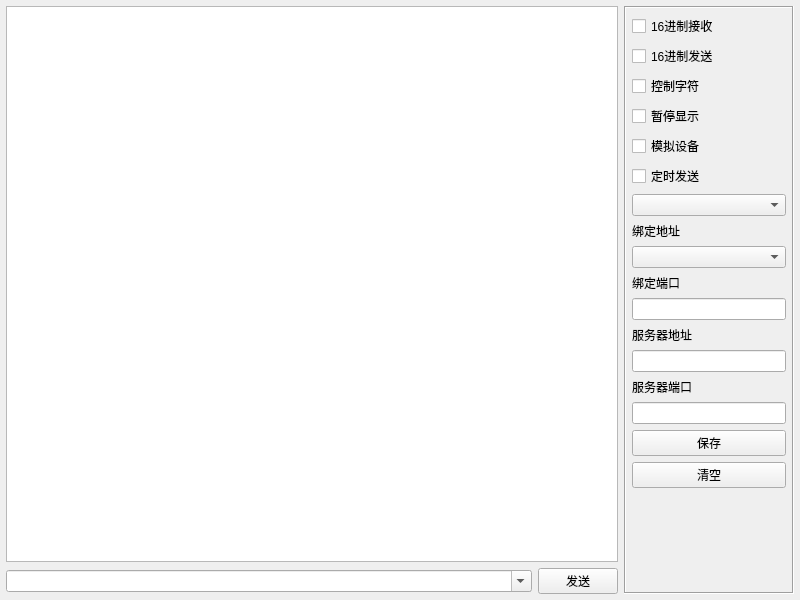
<?xml version="1.0" encoding="UTF-8"?>
<ui version="4.0">
 <class>frmUdpClient</class>
 <widget class="QWidget" name="frmUdpClient">
  <property name="geometry">
   <rect>
    <x>0</x>
    <y>0</y>
    <width>800</width>
    <height>600</height>
   </rect>
  </property>
  <property name="windowTitle">
   <string>Form</string>
  </property>
  <layout class="QGridLayout" name="gridLayout">
   <property name="leftMargin">
    <number>6</number>
   </property>
   <property name="topMargin">
    <number>6</number>
   </property>
   <property name="rightMargin">
    <number>6</number>
   </property>
   <property name="bottomMargin">
    <number>6</number>
   </property>
   <item row="0" column="0">
    <widget class="QTextEdit" name="txtMain">
     <property name="readOnly">
      <bool>true</bool>
     </property>
    </widget>
   </item>
   <item row="0" column="1" rowspan="2">
    <widget class="QFrame" name="frame">
     <property name="minimumSize">
      <size>
       <width>170</width>
       <height>0</height>
      </size>
     </property>
     <property name="maximumSize">
      <size>
       <width>170</width>
       <height>16777215</height>
      </size>
     </property>
     <property name="frameShape">
      <enum>QFrame::Box</enum>
     </property>
     <property name="frameShadow">
      <enum>QFrame::Sunken</enum>
     </property>
     <layout class="QVBoxLayout" name="verticalLayout">
      <property name="leftMargin">
       <number>6</number>
      </property>
      <property name="topMargin">
       <number>6</number>
      </property>
      <property name="rightMargin">
       <number>6</number>
      </property>
      <property name="bottomMargin">
       <number>6</number>
      </property>
      <item>
       <widget class="QCheckBox" name="ckHexReceive">
        <property name="text">
         <string>16进制接收</string>
        </property>
       </widget>
      </item>
      <item>
       <widget class="QCheckBox" name="ckHexSend">
        <property name="text">
         <string>16进制发送</string>
        </property>
       </widget>
      </item>
      <item>
       <widget class="QCheckBox" name="ckAscii">
        <property name="text">
         <string>控制字符</string>
        </property>
       </widget>
      </item>
      <item>
       <widget class="QCheckBox" name="ckShow">
        <property name="text">
         <string>暂停显示</string>
        </property>
       </widget>
      </item>
      <item>
       <widget class="QCheckBox" name="ckDebug">
        <property name="text">
         <string>模拟设备</string>
        </property>
       </widget>
      </item>
      <item>
       <widget class="QCheckBox" name="ckAutoSend">
        <property name="text">
         <string>定时发送</string>
        </property>
       </widget>
      </item>
      <item>
       <widget class="QComboBox" name="cboxInterval"/>
      </item>
      <item>
       <widget class="QLabel" name="labBindIP">
        <property name="text">
         <string>绑定地址</string>
        </property>
       </widget>
      </item>
      <item>
       <widget class="QComboBox" name="cboxBindIP"/>
      </item>
      <item>
       <widget class="QLabel" name="labBindPort">
        <property name="text">
         <string>绑定端口</string>
        </property>
       </widget>
      </item>
      <item>
       <widget class="QLineEdit" name="txtBindPort"/>
      </item>
      <item>
       <widget class="QLabel" name="labServerIP">
        <property name="text">
         <string>服务器地址</string>
        </property>
       </widget>
      </item>
      <item>
       <widget class="QLineEdit" name="txtServerIP"/>
      </item>
      <item>
       <widget class="QLabel" name="labServerPort">
        <property name="text">
         <string>服务器端口</string>
        </property>
       </widget>
      </item>
      <item>
       <widget class="QLineEdit" name="txtServerPort"/>
      </item>
      <item>
       <widget class="QPushButton" name="btnSave">
        <property name="text">
         <string>保存</string>
        </property>
       </widget>
      </item>
      <item>
       <widget class="QPushButton" name="btnClear">
        <property name="text">
         <string>清空</string>
        </property>
       </widget>
      </item>
      <item>
       <spacer name="verticalSpacer">
        <property name="orientation">
         <enum>Qt::Vertical</enum>
        </property>
        <property name="sizeHint" stdset="0">
         <size>
          <width>20</width>
          <height>40</height>
         </size>
        </property>
       </spacer>
      </item>
     </layout>
    </widget>
   </item>
   <item row="1" column="0">
    <widget class="QWidget" name="widget" native="true">
     <layout class="QHBoxLayout" name="layUdpServer">
      <property name="leftMargin">
       <number>0</number>
      </property>
      <property name="topMargin">
       <number>0</number>
      </property>
      <property name="rightMargin">
       <number>0</number>
      </property>
      <property name="bottomMargin">
       <number>0</number>
      </property>
      <item>
       <widget class="QComboBox" name="cboxData">
        <property name="sizePolicy">
         <sizepolicy hsizetype="Ignored" vsizetype="Fixed">
          <horstretch>0</horstretch>
          <verstretch>0</verstretch>
         </sizepolicy>
        </property>
        <property name="editable">
         <bool>true</bool>
        </property>
       </widget>
      </item>
      <item>
       <widget class="QPushButton" name="btnSend">
        <property name="minimumSize">
         <size>
          <width>80</width>
          <height>0</height>
         </size>
        </property>
        <property name="maximumSize">
         <size>
          <width>80</width>
          <height>16777215</height>
         </size>
        </property>
        <property name="text">
         <string>发送</string>
        </property>
       </widget>
      </item>
     </layout>
    </widget>
   </item>
  </layout>
 </widget>
 <tabstops>
  <tabstop>txtMain</tabstop>
  <tabstop>cboxData</tabstop>
  <tabstop>btnSend</tabstop>
  <tabstop>ckHexReceive</tabstop>
  <tabstop>ckHexSend</tabstop>
  <tabstop>ckAscii</tabstop>
  <tabstop>ckShow</tabstop>
  <tabstop>ckDebug</tabstop>
  <tabstop>ckAutoSend</tabstop>
  <tabstop>cboxInterval</tabstop>
  <tabstop>cboxBindIP</tabstop>
  <tabstop>txtBindPort</tabstop>
  <tabstop>txtServerIP</tabstop>
  <tabstop>txtServerPort</tabstop>
  <tabstop>btnSave</tabstop>
  <tabstop>btnClear</tabstop>
 </tabstops>
 <resources/>
 <connections/>
</ui>
